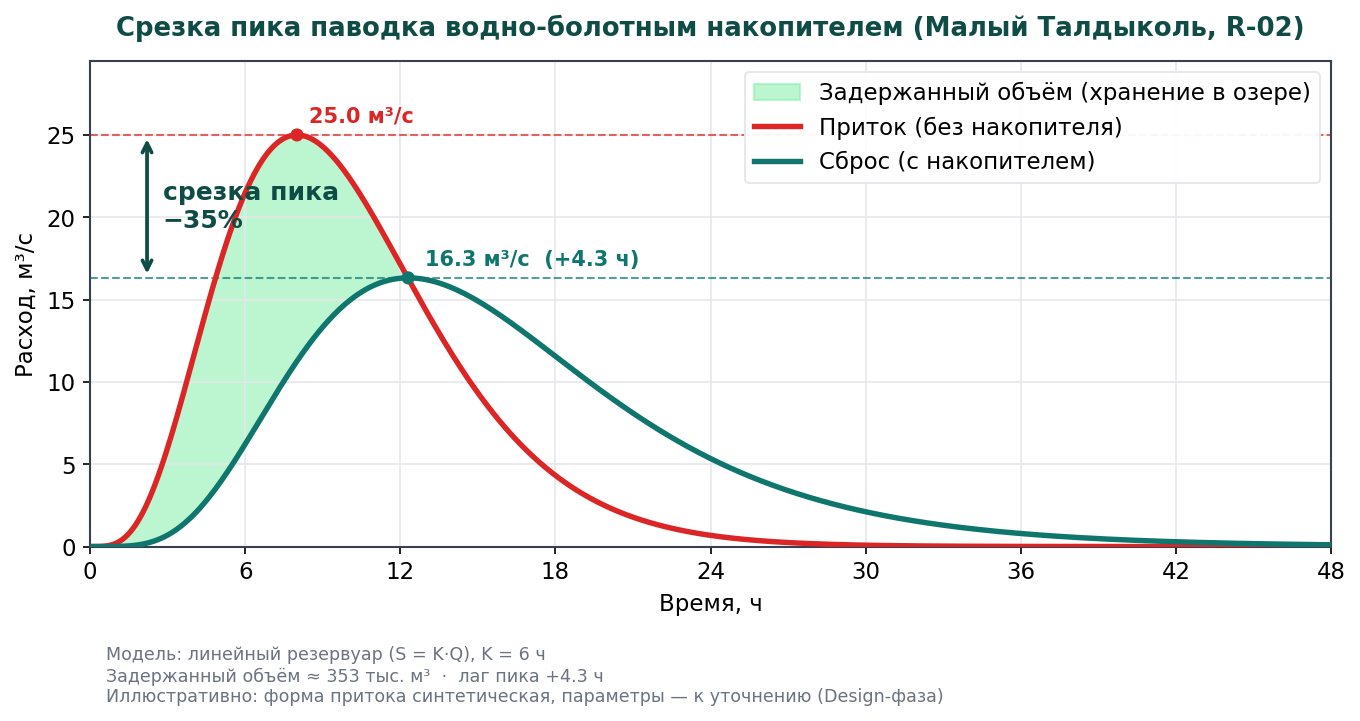

Source code (Python):
# -*- coding: utf-8 -*-
"""
Гидрограф срезки пика паводка водно-болотным накопителем (Малый Талдыколь, R-02).
Модель: линейный резервуар  dS/dt = Q_in - Q_out,  S = K * Q_out.
Иллюстративно (форма притока — синтетический гидрограф). Точные значения — Design-фаза.

Запуск:
  python hydrograph_peak_shaving.py
Выход: PDF (вектор) + SVG + PNG в этой же папке.
"""
import numpy as np
import matplotlib
matplotlib.use("Agg")
import matplotlib.pyplot as plt
from matplotlib.ticker import MultipleLocator

# ---------- стиль ----------
plt.rcParams.update({
    "font.family": "DejaVu Sans",   # поддерживает кириллицу
    "font.size": 11,
    "axes.edgecolor": "#374151",
    "axes.linewidth": 1.0,
    "axes.grid": True,
    "grid.color": "#e5e7eb",
    "grid.linewidth": 0.8,
    "figure.dpi": 150,
})
TEAL, RED, FILL = "#0f766e", "#dc2626", "#86efac"

# ---------- входные параметры (иллюстративные) ----------
tp   = 8.0      # время до пика притока, ч
n    = 4.0      # форма (SCS-подобный безразмерный гидрограф)
Qpk  = 25.0     # пик притока, м3/с
K    = 6.0      # константа накопителя (время добегания), ч  -> регулирует срезку
dt   = 0.05     # шаг, ч
t    = np.arange(0, 60 + dt, dt)

# приток: Q = Qpk * (t/tp)^n * exp(n (1 - t/tp))
with np.errstate(divide="ignore", invalid="ignore"):
    Qin = Qpk * (t / tp) ** n * np.exp(n * (1 - t / tp))
Qin = np.nan_to_num(Qin)

# маршрутизация через линейный резервуар (Эйлер): dQout/dt = (Qin - Qout)/K
Qout = np.zeros_like(t)
for i in range(1, len(t)):
    Qout[i] = Qout[i-1] + dt / K * (Qin[i-1] - Qout[i-1])

# ---------- метрики ----------
peak_in, peak_out = Qin.max(), Qout.max()
t_peak_in, t_peak_out = t[Qin.argmax()], t[Qout.argmax()]
reduction = (peak_in - peak_out) / peak_in * 100.0
lag = t_peak_out - t_peak_in
# задержанный объём = интеграл(Qin - Qout) при Qin>Qout, ч*м3/с -> м3 (x3600)
stored_volume = np.trapezoid(np.clip(Qin - Qout, 0, None), t) * 3600.0

# ---------- график ----------
fig, ax = plt.subplots(figsize=(9.2, 5.2))
ax.fill_between(t, Qin, Qout, where=(Qin > Qout), color=FILL, alpha=0.55,
                label="Задержанный объём (хранение в озере)", zorder=1)
ax.plot(t, Qin,  color=RED,  lw=2.6, label="Приток (без накопителя)", zorder=3)
ax.plot(t, Qout, color=TEAL, lw=2.6, label="Сброс (с накопителем)",   zorder=3)

# линии пиков
ax.axhline(peak_in,  color=RED,  ls="--", lw=1.0, alpha=0.7)
ax.axhline(peak_out, color=TEAL, ls="--", lw=1.0, alpha=0.7)
ax.annotate("", xy=(2.2, peak_in), xytext=(2.2, peak_out),
            arrowprops=dict(arrowstyle="<->", color="#0f4c45", lw=1.8))
ax.text(2.8, (peak_in + peak_out) / 2,
        f"срезка пика\n−{reduction:.0f}%", color="#0f4c45",
        fontsize=12, fontweight="bold", va="center")

# подписи пиков
ax.scatter([t_peak_in, t_peak_out], [peak_in, peak_out], color=[RED, TEAL], zorder=4, s=28)
ax.annotate(f"{peak_in:.1f} м³/с", (t_peak_in, peak_in), textcoords="offset points",
            xytext=(6, 6), color=RED, fontsize=10, fontweight="bold")
ax.annotate(f"{peak_out:.1f} м³/с  (+{lag:.1f} ч)", (t_peak_out, peak_out),
            textcoords="offset points", xytext=(8, 6), color=TEAL, fontsize=10, fontweight="bold")

ax.set_xlim(0, 48)
ax.set_ylim(0, peak_in * 1.18)
ax.xaxis.set_major_locator(MultipleLocator(6))
ax.set_xlabel("Время, ч")
ax.set_ylabel("Расход, м³/с")
ax.set_title("Срезка пика паводка водно-болотным накопителем (Малый Талдыколь, R-02)",
             fontsize=12.5, fontweight="bold", color="#0f4c45", pad=12)
ax.legend(loc="upper right", framealpha=0.95, edgecolor="#e5e7eb")

# плашка с параметрами
txt = (f"Модель: линейный резервуар (S = K·Q), K = {K:g} ч\n"
       f"Задержанный объём ≈ {stored_volume/1000:,.0f} тыс. м³  ·  лаг пика +{lag:.1f} ч\n"
       f"Иллюстративно: форма притока синтетическая, параметры — к уточнению (Design-фаза)")
ax.text(0.013, -0.205, txt, transform=ax.transAxes, fontsize=8.4, color="#6b7280",
        va="top", ha="left")

fig.tight_layout(rect=[0, 0.02, 1, 1])
for ext in ("pdf", "svg", "png"):
    fig.savefig(f"hydrograph_peak_shaving.{ext}", bbox_inches="tight")
print(f"OK | пик {peak_in:.1f}->{peak_out:.1f} м3/с | срезка {reduction:.1f}% | объём {stored_volume:,.0f} м3 | лаг {lag:.1f} ч")
